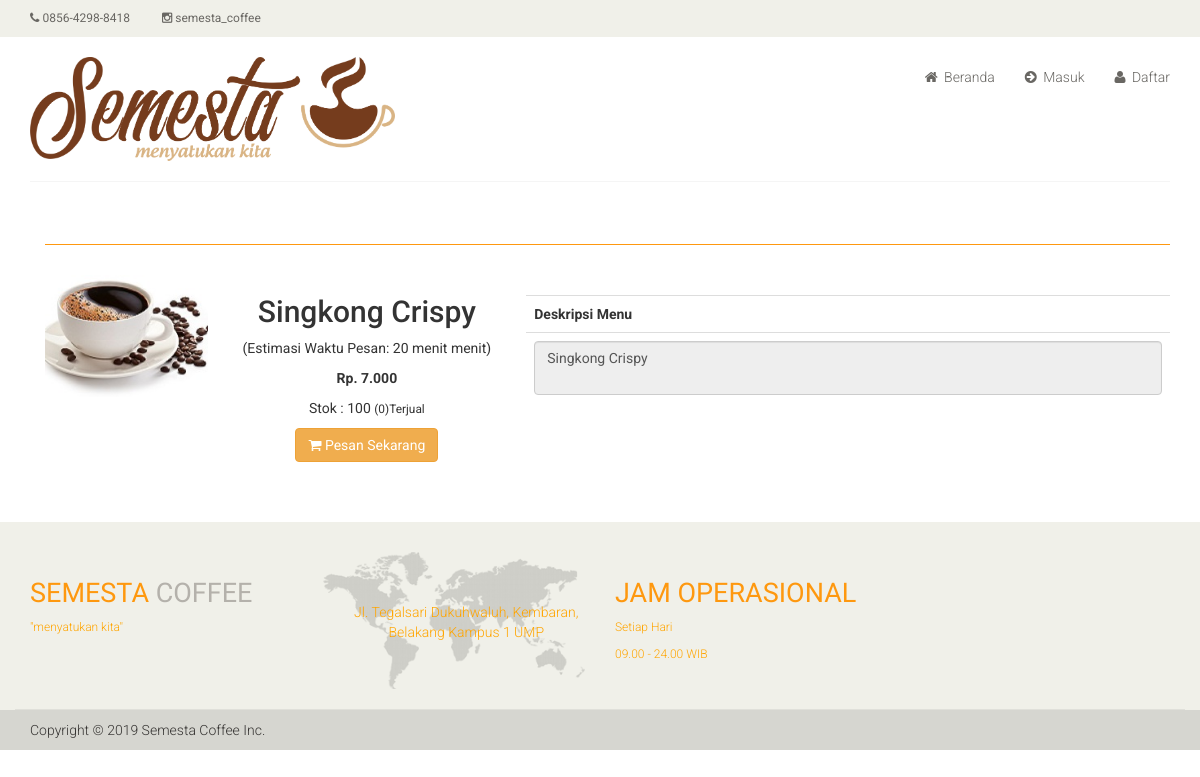
The page /?i=detail-barang&id=33 on the database its author committed.
### tables this page shows
CREATE TABLE `m_barang` (
  `brg_id` int(11) NOT NULL,
  `judul` varchar(100) NOT NULL,
  `estimasi_menu` varchar(255) NOT NULL,
  `stok` int(11) NOT NULL,
  `jenis_id` int(11) DEFAULT NULL,
  `kategori_id` int(11) NOT NULL,
  `harga_beli` int(11) NOT NULL,
  `harga_jual` int(11) NOT NULL,
  `jml_terjual` int(11) NOT NULL,
  `diskon` double(8,2) NOT NULL,
  `image` varchar(100) NOT NULL,
  `deskripsi` varchar(1000) NOT NULL
);

### dtl_barang.php (the view, shortened to what this page needs)
<section>
	<div class="container">
		<div class="row">
			<?php
			$sbuku = mysqli_query($koneksi, "SELECT * FROM m_barang a
								  			 LEFT OUTER JOIN l_kategori b on a.kategori_id = b.kategori_id WHERE brg_id = '$_GET[id]'");
			$hbuku = mysqli_fetch_array($sbuku);
			?>
			<div class="col-sm-12 padding-right">
				<div class="category-tab">
					<div class="col-sm-12">
						<ul class="nav nav-tabs">
						</ul>
					</div>
					<div class="tab-content">
						<div class="tab-pane fade active in">
							<div class="col-sm-2">
								<div class="">
									<div class="single-products">
										<div class="productinfo text-right">
											<img class="img img-responsive" src="<?php echo md5('admin') ?>/dist/img/buku/<?php echo $hbuku['image'] ?>" alt="" style="align-content: center;" />
										</div>
									</div>
								</div>
							</div>
							<div class="col-sm-3">
								<div class="">
									<div class="single-products">
										<div class="text-center">
											<h2><?php echo $hbuku['judul'] ?></h2>
											<p>(Estimasi Waktu Pesan: <?php echo $hbuku['estimasi_menu'] ?> menit)</p>
											<?php
											$diskon = $hbuku['diskon'] / 100;
											if ($diskon > 0) {
												$harga = $hbuku['harga_jual'] * $diskon;
												$hrg = $hbuku['harga_jual'] - $harga;
												?>
												<font style="color:red"><b>Rp. <strike><?php echo number_format($hbuku['harga_jual'], 0, ",", ".") ?></strike></b></font>
												<font>&nbsp;&nbsp;</font>
												<font><b> Rp. <?php echo number_format($hrg, 0, ",", ".") ?></b></font>
												<p></p>
											<?php
											} else {
												?>
												<p><b>Rp. <?php echo number_format($hbuku['harga_jual'], 0, ",", ".") ?></b></p>
											<?php
											}
											?>
											<p>Stok : <?php echo $hbuku['stok'] ?> <small>(<?php echo $hbuku['jml_terjual'] ?>)Terjual</small></p>
											<a href="?i=<?php echo md5('beli') ?>&id=<?php echo $hbuku['brg_id'] ?>" class="btn btn-warning" <?php if ($hbuku['stok'] == 0) {
																																					echo "disabled";
																																				} else {
																																					echo "";
																																				} ?>><i class="fa fa-shopping-cart"></i>
												<?php if ($hbuku['stok'] == 0) {
													echo "Menu Habis";
												} else {
													echo "Pesan Sekarang";
												} ?> </a>
										</div><br />
									</div>
								</div>
							</div>
							<div class="col-sm-7">
								<div class="">
									<div class="single-products">
										<div class="table-responsive">
											<table class="table">
												<tr>
													<th>Deskripsi Menu</th>
												</tr>
												<tr>
													<td>
														<textarea class="form-control" readonly><?php echo $hbuku['deskripsi'] ?></textarea>
													</td>
												</tr>
											</table>
										</div>
									</div>
								</div>
							</div>
						</div>
					</div>
				</div>
			</div>
		</div>
	</div>
</section><br /><br />

### css/main.css (style rules this page uses)
body { font-family: 'Roboto', sans-serif; background:; position: relative; font-weight:400px; }
a { -webkit-transition: 300ms; -moz-transition: 300ms; -o-transition: 300ms; transition: 300ms; }
h1, h2, h3, h4, h5, h6 { font-family: 'Roboto', sans-serif; }
.padding-right { padding-right: 0; }
.single-products { position: relative; }
.productinfo img { width: 100%; }
.productinfo { position:relative; }
.category-tab { overflow: hidden; }
.category-tab ul { background: #40403E; border-bottom: 1px solid #FE980F; list-style: none outside none; margin: 0 0 30px; padding: 0; width: 100%; }
.user_info input, select, textarea { background: #F0F0E9; border:0; color: #696763; padding: 5px; width: 100%; border-radius: 0; resize: none }

### rows shown on the page
m_barang: image (picture), judul "Singkong Crispy", estimasi_menu "20 menit", harga_jual "7.000", stok "100", jml_terjual "0", deskripsi "Singkong Crispy"
